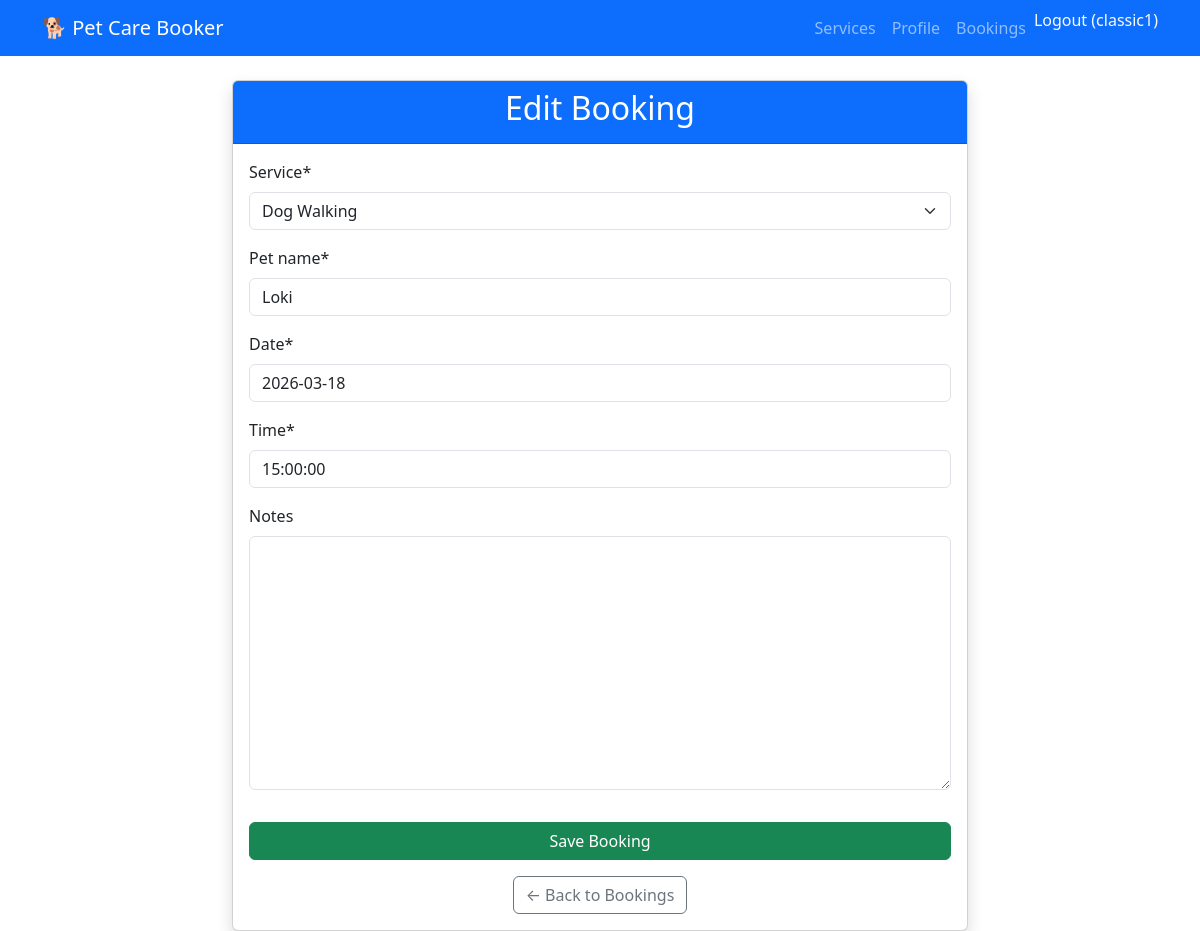
Page /accounts/booking/4/update/ (signed in) on the committed database.
### accounts/models.py (models this page shows, shortened)
class Booking(models.Model):
    SERVICE_CHOICES = [
        ('dog_walking', 'Dog Walking'),
        ('grooming', 'Grooming'),
        ('boarding', 'Boarding'),
    ]
    user = models.ForeignKey(User, on_delete=models.CASCADE)
    service = models.CharField(max_length=20, choices=SERVICE_CHOICES)
    pet_name = models.CharField(max_length=100)
    date = models.DateField()
    time = models.TimeField()
    notes = models.TextField(blank=True)
    created = models.DateTimeField(auto_now_add=True)
    paid = models.BooleanField(default=False)  # <-- TRACKS PAID STATUS
    stripe_payment_intent = models.CharField(max_length=200, blank=True, null=True)  # Stripe payment ID
    amount_paid = models.DecimalField(max_digits=10, decimal_places=2, null=True, blank=True)  # £25.00

### accounts/views.py (the view, shortened to what this page needs)
# urls.py: path('booking/<int:pk>/update/', views.BookingUpdateView.as_view(), name='booking-update'),
class BookingUpdateView(LoginRequiredMixin, UpdateView):
    model = Booking
    fields = ["service", "pet_name", "date", "time", "notes"]
    template_name = "accounts/booking_form.html"
    login_url = "login"
    redirect_field_name = "next"
    def get_queryset(self):
        return Booking.objects.filter(user=self.request.user)

### accounts/templates/accounts/booking_form.html (shortened to what this page needs)
{% extends 'accounts/base.html' %}
{% load crispy_forms_tags %}
{% block content %}
<div class="row justify-content-center">
  <div class="col-lg-8">
    <div class="card shadow">
      <div class="card-header bg-primary text-white text-center">
        <h2>{% if object %}Edit{% else %}New{% endif %} Booking</h2>
      </div>
      <div class="card-body">
        <form method="post">
          {{ form|crispy }}
          <button type="submit" class="btn btn-success w-100 mt-3">Save Booking</button>
        </form>
        <div class="mt-3 text-center">
          <a href="{% url 'bookings' %}" class="btn btn-outline-secondary">
            ← Back to Bookings
          </a>
        </div>
      </div>
    </div>
  </div>
</div>
{% endblock %}

### accounts/templates/accounts/base.html (shortened to what this page needs)
<!DOCTYPE html>
<html lang="en">
<head>
    {% load static %}
    {% load crispy_forms_tags %}
    <link href="https://cdn.jsdelivr.net/npm/bootstrap@5.3.3/dist/css/bootstrap.min.css" rel="stylesheet">
    {% load crispy_forms_tags %}
</head>
<body>
    <nav class="navbar navbar-expand-lg navbar-dark bg-primary">
        <div class="container">
            <a class="navbar-brand" href="{% url 'home' %}">🐕 Pet Care Booker</a>
            <div class="navbar-nav ms-auto">
                {% if user.is_authenticated %}
                    <a class="nav-link" href="{% url 'services' %}">Services</a>
                    <a class="nav-link" href="{% url 'profile' %}">Profile</a>
                    <a class="nav-link" href="{% url 'bookings' %}">Bookings</a>
                    <form method="post" action="{% url 'logout' %}" class="d-inline">
                        <button type="submit" class="nav-link btn btn-link p-0 border-0 bg-transparent text-light logout-btn">
                            Logout ({{ user.username }})
                        </button>
                    </form>
                {% else %}
                    <a class="nav-link" href="{% url 'login' %}">Login</a>
                    <a class="nav-link" href="{% url 'signup' %}">Sign Up</a>
                {% endif %}
            </div>
        </div>
    </nav>
    <main class="container mt-4">
        {% block content %}
        {% endblock %}
    </main>
</body>
</html>

### rows in the picture
Booking: service "Dog Walking", pet_name "Loki", date "2026-03-18", time "15:00:00"

### other values in the picture
{{ user.username }} "classic1"
